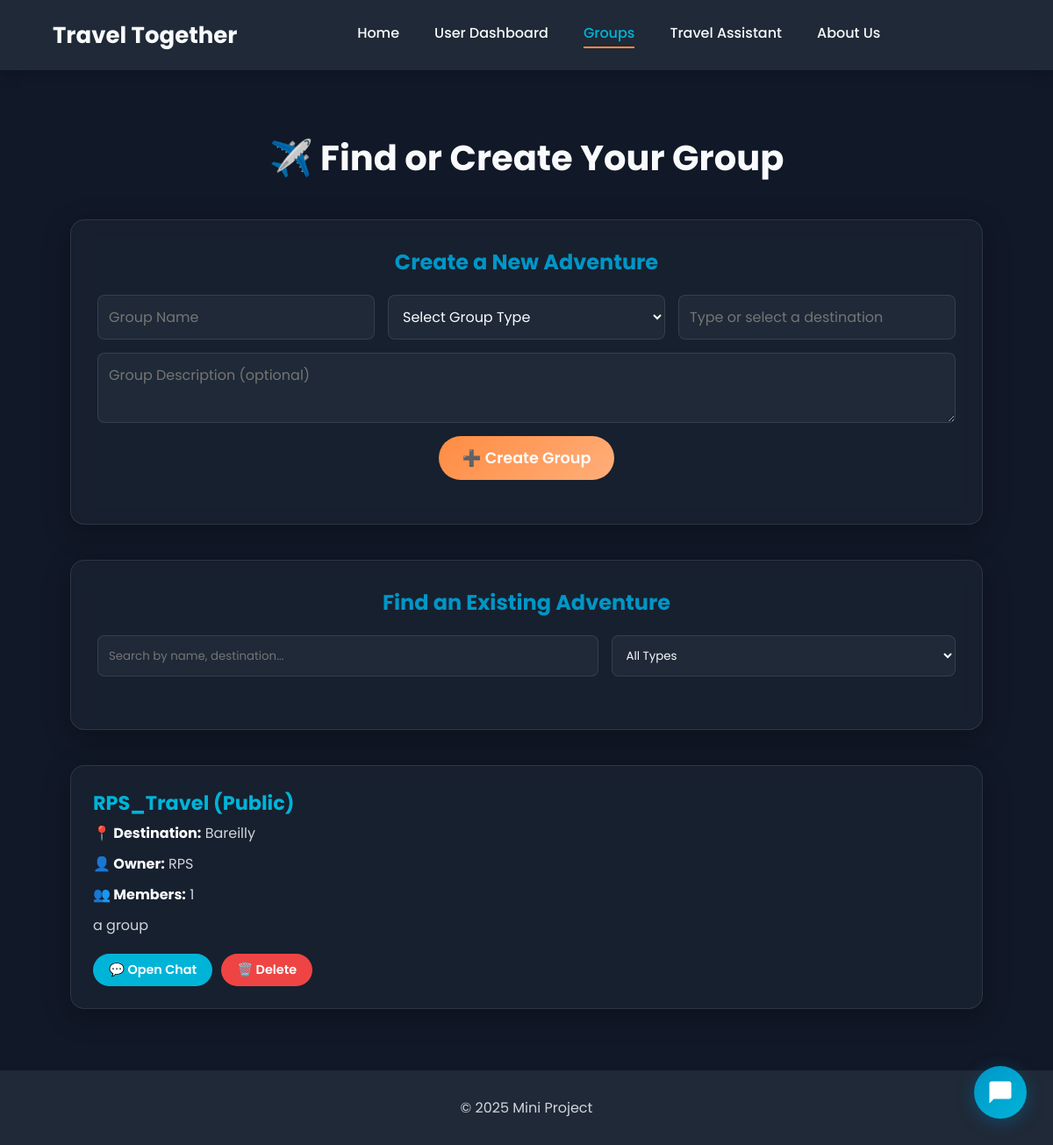
Page /groups (signed in) on the earlier database version.
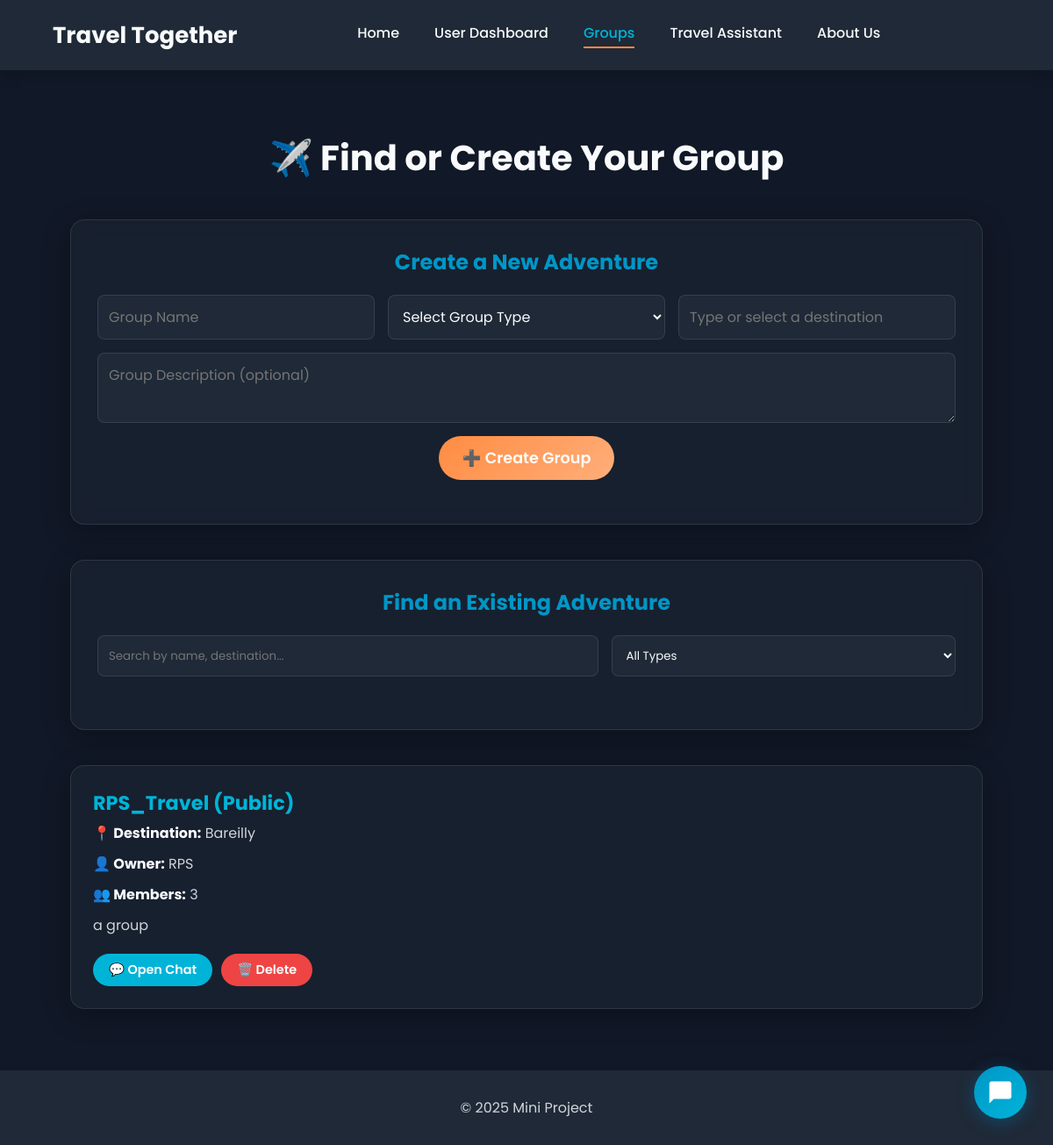
Same page on the later database version.
### tables this page shows
CREATE TABLE Groups (
        group_id TEXT PRIMARY KEY,
        group_name TEXT NOT NULL,
        group_description TEXT,
        group_type TEXT NOT NULL CHECK(group_type IN ('Public', 'Private')),
        owner_id TEXT NOT NULL,
        destination_id TEXT,
        member_count INTEGER DEFAULT 1,
        max_members INTEGER DEFAULT 50,
        created_at TEXT DEFAULT CURRENT_TIMESTAMP,
        FOREIGN KEY (owner_id) REFERENCES Users (userid) ON DELETE CASCADE,
        FOREIGN KEY (destination_id) REFERENCES Destinations (destination_id) ON DELETE SET NULL
    );

CREATE TABLE Destinations (
        destination_id TEXT PRIMARY KEY,
        destination_name TEXT UNIQUE NOT NULL,
        country TEXT NOT NULL
    );

CREATE TABLE Users (
        userid TEXT PRIMARY KEY,
        username TEXT UNIQUE NOT NULL,
        password TEXT NOT NULL,
        email TEXT UNIQUE NOT NULL,
        phone_no TEXT UNIQUE,
        gender TEXT CHECK(gender IN ('Male', 'Female', 'Other')),
        marital_status TEXT CHECK(marital_status IN ('Single', 'Married', 'Divorced', 'Widowed')),
        bio TEXT,
        created_at TEXT DEFAULT CURRENT_TIMESTAMP
    );

### app.py (the view, shortened to what this page needs)
@app.route('/groups', methods=["GET", "POST"])
def groups():
    conn, user = validate_user_session()
    if not user:
        return redirect("/auth")
    destinations = database.get_all_destinations()
    groups_list = conn.execute("""
        SELECT g.*, u.username as owner_name, d.destination_name,
               (SELECT 1 FROM GroupMembers gm WHERE gm.group_id = g.group_id AND gm.user_id = ?) as is_member
        FROM Groups g
        JOIN Users u ON g.owner_id = u.userid
        LEFT JOIN Destinations d ON g.destination_id = d.destination_id
    """, (user['userid'],)).fetchall()
    conn.close()
    return render_template('groups.html', groups=groups_list, user=user, destinations=destinations)

### app.py (called while the page is built)
def validate_user_session():
    user_id = session.get("user_id")
    if not user_id:
        return None, None  # No user in session
    conn = database.get_db_connection()
    user = conn.execute("SELECT * FROM Users WHERE userid = ?", (user_id,)).fetchone()
    if not user:
        session.clear()
        flash("Your session was invalid. Please log in again.", "warning")
        conn.close()
        return None, None
    return conn, user

### database.py (called while the page is built)
def get_db_connection():
    conn = sqlite3.connect('travel_together.db')
    conn.row_factory = sqlite3.Row
    conn.execute("PRAGMA foreign_keys = ON;")
    return conn

def get_all_destinations():
    conn = get_db_connection()
    destinations = conn.execute("SELECT * FROM Destinations ORDER BY destination_name ASC").fetchall()
    conn.close()
    return destinations

### templates/groups.html (shortened to what the changed rows need)
<!DOCTYPE html>
<html lang="en">
<head>
    <link rel="stylesheet" href="/static/style.css">
</head>
<body>
    <main>
        <div class="groups-container">
            <h2>✈️ Find or Create Your Group</h2>
            {% if groups %}
                <ul class="group-list">
                    {% for group in groups %}
                        <li class="group-item">
                            <h3>{{ group['group_name'] }} <span class="type">({{ group['group_type'] }})</span></h3>
                            <p><strong>📍 Destination:</strong> {{ group['destination_name'] or 'Not specified' }}</p>
                            <p><strong>👤 Owner:</strong> {{ group['owner_name'] }}</p>
                            <p><strong>👥 Members:</strong> {{ group['member_count'] }}</p>
                            <p class="desc">{{ group['group_description'] or "No description" }}</p>
                            <div class="group-actions">
                                {% if group['is_member'] %}
                                    <a href="/groups/chat/{{ group['group_id'] }}" class="btn chat-btn">💬 Open Chat</a>
                                {% endif %}
                                {% if group['is_member'] %}
                                    {% if user['userid'] == group['owner_id'] %}
                                        <a href="/groups/delete/{{ group['group_id'] }}" class="btn delete-btn" onclick="return confirm('Are you sure you want to PERMANENTLY delete this group?');">🗑️ Delete</a>
                                    {% else %}
                                        <a href="/groups/leave/{{ group['group_id'] }}" class="btn delete-btn">🚪 Leave</a>
                                    {% endif %}
                                {% else %}
                                    <a href="/groups/join/{{ group['group_id'] }}" class="btn join-btn">👉 Join</a>
                                {% endif %}
                            </div>
                        </li>
                    {% endfor %}
                </ul>
            {% else %}
                <div class="no-group-info">
                     <h3>No groups available yet.</h3>
                     <p>Be the first to create one and start a new journey!</p>
                </div>
            {% endif %}
        </div>
    </main>
</body>
</html>
</body>
</html>

Differences in the rows shown:
changed Groups "RPS_Travel": member_count "1" → "3"
